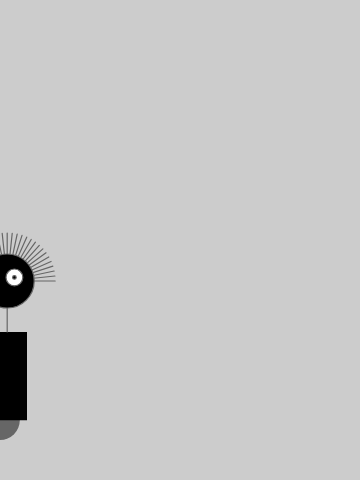
Frame 1 (no input)
Frame 60 (no input): identical to frame 1, image omitted
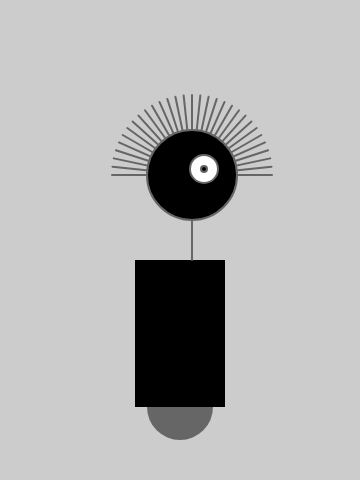
Frame 120 (the mouse pressed at the canvas centre since frame 60)

The p5.js sketch that drew these frames (run headless with seeded random() and noise() and a simulated clock; from frame 60 on, the mouse is pressed at the canvas centre):

// p5.js sketch
// ── sketch.js
var x = 60;
var y = 440;
var radius = 45;
var bodyHeight = 180;
var neckHeight = 40;

var easing = 0.04;

function setup() {
   createCanvas(360, 480);
   strokeWeight(2);
   ellipseMode(RADIUS);
}

function draw() {

    var neckY = -1 * (bodyHeight + neckHeight + radius);

    background(204);

    translate(mouseX, y);

    if (mouseIsPressed) {
        scale(1.0);
    } else {
        scale(0.6);
    }

    //Body
    noStroke();
    fill(102);
    ellipse(0, -33, 33,33);
    fill(0);
    rect(-45, -bodyHeight, 90, bodyHeight-33);
    
    //Neck
    stroke(102);
    line(+12,-bodyHeight, 12, neckY);
 
    // Hair
    push();
    translate(12,neckY);
    var angle = -PI/30.0;
    for (var i = 0; i <= 30; i++) {
        line(80, 0, 0, 0);
        rotate(angle);
    }
    pop();
    
    //Head
    fill(0);
    ellipse(12, neckY, radius, radius);
    fill(255);
    ellipse(24, neckY-6,14,14);
    fill(0);
    ellipse(24, neckY-6,3,3);
}
